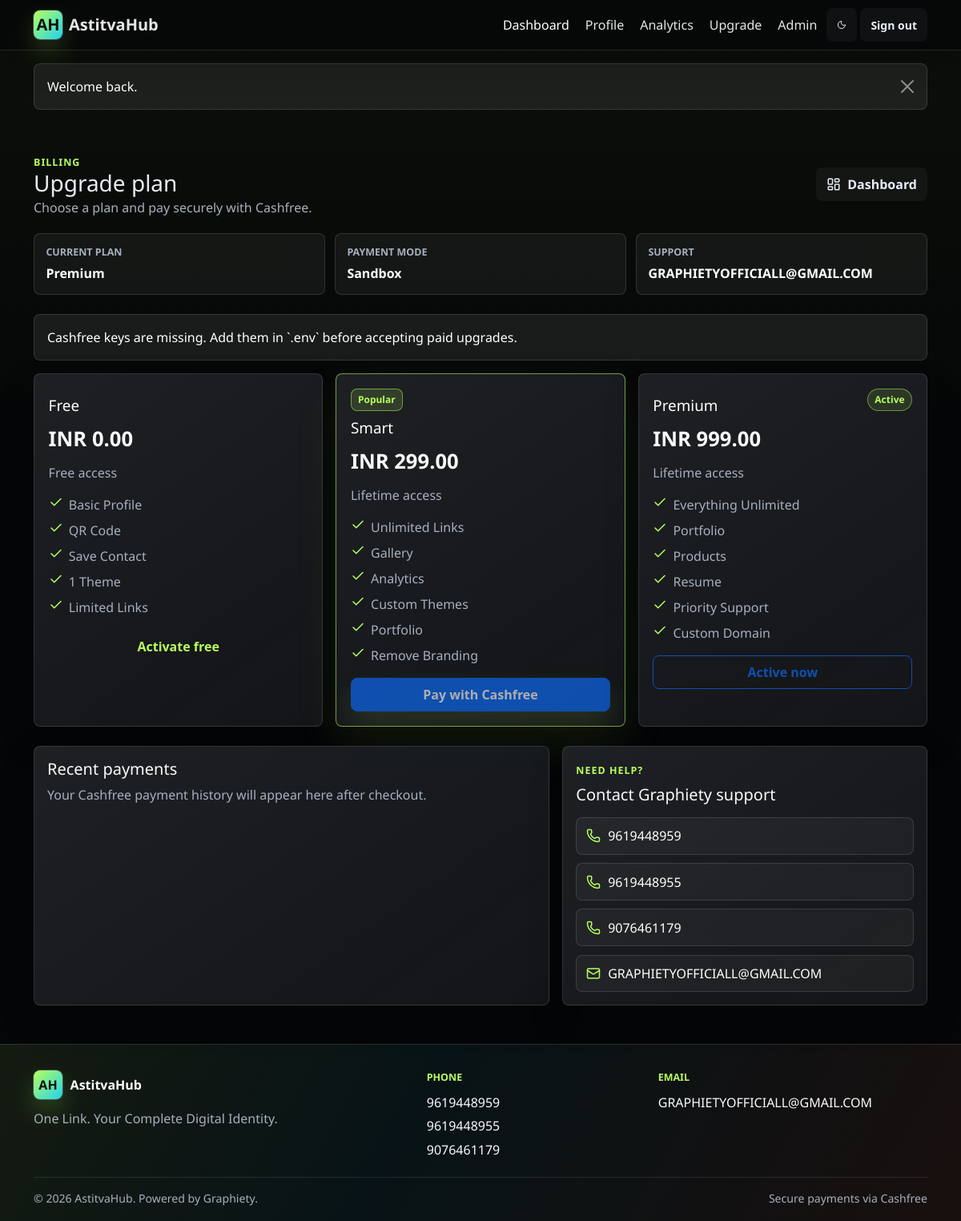
The app's page /dashboard/upgrade (signed in) with its own data.
### tables this page shows
CREATE TABLE subscriptions (
    id BIGINT UNSIGNED AUTO_INCREMENT PRIMARY KEY,
    user_id BIGINT UNSIGNED NOT NULL,
    plan_id BIGINT UNSIGNED NOT NULL,
    status ENUM('active','expired','cancelled','pending') NOT NULL DEFAULT 'active',
    starts_at DATETIME NOT NULL DEFAULT CURRENT_TIMESTAMP,
    ends_at DATETIME NULL,
    is_lifetime TINYINT(1) NOT NULL DEFAULT 1,
    created_at DATETIME NOT NULL DEFAULT CURRENT_TIMESTAMP,
    updated_at DATETIME NOT NULL DEFAULT CURRENT_TIMESTAMP ON UPDATE CURRENT_TIMESTAMP,
    CONSTRAINT subscriptions_user_fk
        FOREIGN KEY (user_id) REFERENCES users(id) ON DELETE CASCADE,
    CONSTRAINT subscriptions_plan_fk
        FOREIGN KEY (plan_id) REFERENCES plans(id) ON DELETE RESTRICT,
    KEY subscriptions_user_status_index (user_id, status),
    KEY subscriptions_plan_index (plan_id)
);

CREATE TABLE plans (
    id BIGINT UNSIGNED AUTO_INCREMENT PRIMARY KEY,
    name VARCHAR(120) NOT NULL,
    slug VARCHAR(120) NOT NULL,
    price DECIMAL(10,2) NOT NULL DEFAULT 0.00,
    currency CHAR(3) NOT NULL DEFAULT 'INR',
    billing_type ENUM('free','lifetime','monthly','yearly') NOT NULL DEFAULT 'lifetime',
    features_json JSON NULL,
    max_links INT UNSIGNED NULL,
    max_gallery_items INT UNSIGNED NULL,
    analytics_enabled TINYINT(1) NOT NULL DEFAULT 0,
    custom_themes_enabled TINYINT(1) NOT NULL DEFAULT 0,
    remove_branding_enabled TINYINT(1) NOT NULL DEFAULT 0,
    custom_domain_enabled TINYINT(1) NOT NULL DEFAULT 0,
    is_active TINYINT(1) NOT NULL DEFAULT 1,
    sort_order INT UNSIGNED NOT NULL DEFAULT 100,
    created_at DATETIME NOT NULL DEFAULT CURRENT_TIMESTAMP,
    updated_at DATETIME NOT NULL DEFAULT CURRENT_TIMESTAMP ON UPDATE CURRENT_TIMESTAMP,
    UNIQUE KEY plans_slug_unique (slug),
    KEY plans_active_sort_index (is_active, sort_order)
);

### app/Core/View.php (called while the page is built, shortened)
<?php
final class View
{
    public static function render(string $view, array $data = [], string $layout = 'layouts/app'): void
    {
        $viewFile = app_path('Views/' . str_replace('.', '/', $view) . '.php');
        extract($data, EXTR_SKIP);
        require $viewFile;
    }
}

### app/Core/Controller.php (called while the page is built, shortened)
<?php
abstract class Controller
{
    protected function view(string $view, array $data = [], string $layout = 'layouts/app'): void
    {
        View::render($view, $data, $layout);
    }
}

### app/Controllers/DashboardController.php (called while the page is built, shortened)
<?php
final class DashboardController extends Controller
{
    public function upgrade(): void
    {
        $user = $this->requireAuth();
        $profile = Profile::findByUserId((int) $user['id']);
        $plans = Database::fetchAll('SELECT * FROM plans WHERE is_active = 1 ORDER BY sort_order, price');
        $payment = new CashfreePaymentService();
        $this->view('dashboard/upgrade', [
            'title' => 'Upgrade Plan',
            'user' => $user,
            'profile' => $profile,
            'plans' => $plans,
            'subscription' => $this->activeSubscription((int) $user['id']),
            'payments' => $this->recentPayments((int) $user['id']),
            'paymentReady' => $payment->isConfigured(),
            'paymentMode' => $payment->mode(),
        ]);
    }
    private function activeSubscription(int $userId): ?array
    {
        return Database::fetch(
            'SELECT s.*, p.name AS plan_name, p.slug AS plan_slug, p.price, p.currency
             FROM subscriptions s
             JOIN plans p ON p.id = s.plan_id
             WHERE s.user_id = ? AND s.status = "active"
             ORDER BY s.id DESC
             LIMIT 1',
            [$userId]
        );
    }
    private function recentPayments(int $userId): array
    {
        return Database::fetchAll(
            'SELECT * FROM payments WHERE user_id = ? ORDER BY id DESC LIMIT 8',
            [$userId]
        );
    }
}

### public/index.php (called while the page is built, shortened)
<?php
require BASE_PATH . '/app/Support/helpers.php';
$request = new Request();
$router = new Router();
$router->dispatch($request);

### app/Support/helpers.php (called while the page is built, shortened)
<?php
if (!function_exists('base_path')) {
    function base_path(string $path = ''): string
    {
        return BASE_PATH . ($path ? DIRECTORY_SEPARATOR . ltrim($path, DIRECTORY_SEPARATOR) : '');
    }
}
if (!function_exists('config')) {
    function config(?string $key = null, mixed $default = null): mixed
    {
        static $config = null;
        if ($config === null) {
            $config = [
                'app' => require base_path('config/app.php'),
                'database' => require base_path('config/database.php'),
                'category_fields' => require base_path('config/category_fields.php'),
                'payment' => require base_path('config/payment.php'),
            ];
        }
        $value = $config;
        foreach (explode('.', $key) as $segment) {
            $value = $value[$segment];
        }
        return $value;
    }
}
if (!function_exists('detect_base_url')) {
    function detect_base_url(): string
    {
        $configured = config('app.url');
        $https = (!empty($_SERVER['HTTPS']) && $_SERVER['HTTPS'] !== 'off') || (($_SERVER['SERVER_PORT'] ?? null) == 443);
        $scheme = $https ? 'https' : 'http';
        $host = $_SERVER['HTTP_HOST'] ?? 'localhost';
        $script = str_replace('\\', '/', $_SERVER['SCRIPT_NAME'] ?? '/index.php');
        $base = rtrim(str_replace('/index.php', '', $script), '/');
        return $scheme . '://' . $host . $base;
    }
}
if (!function_exists('url')) {
    function url(string $path = ''): string
    {
        $base = rtrim(detect_base_url(), '/');
        return $base . ($path ? '/' . ltrim($path, '/') : '');
    }
}
if (!function_exists('h')) {
    function h(mixed $value): string
    {
        return htmlspecialchars((string) $value, ENT_QUOTES | ENT_SUBSTITUTE, 'UTF-8');
    }
}
if (!function_exists('money')) {
    function money(int|float $amount, string $currency = 'USD'): string
    {
        return strtoupper($currency) . ' ' . number_format((float) $amount, 2);
    }
}

### app/Core/Database.php (called while the page is built, shortened)
<?php
final class Database
{
    private static ?PDO $connection = null;
    public static function connection(): PDO
    {
        if (self::$connection instanceof PDO) {
            return self::$connection;
        }
        $db = config('database');
        $dsn = sprintf(
            'mysql:host=%s;port=%s;dbname=%s;charset=%s',
            $db['host'],
            $db['port'],
            $db['database'],
            $db['charset']
        );
        try {
            self::$connection = new PDO($dsn, $db['username'], $db['password'], [
                PDO::ATTR_ERRMODE => PDO::ERRMODE_EXCEPTION,
                PDO::ATTR_DEFAULT_FETCH_MODE => PDO::FETCH_ASSOC,
                PDO::ATTR_EMULATE_PREPARES => false,
            ]);
        } catch (PDOException $exception) {
            if (config('app.debug')) {
                throw $exception;
            }
            http_response_code(500);
            exit('Database connection failed.');
        }
        return self::$connection;
    }
    public static function fetch(string $sql, array $bindings = []): ?array
    {
        $stmt = self::connection()->prepare($sql);
        $stmt->execute($bindings);
        $row = $stmt->fetch();
        return $row ?: null;
    }
    public static function fetchAll(string $sql, array $bindings = []): array
    {
        $stmt = self::connection()->prepare($sql);
        $stmt->execute($bindings);
        return $stmt->fetchAll();
    }
}

### app/Views/dashboard/upgrade.php (the view, shortened to what this page needs)
<?php
$plans = $plans ?? [];
$subscription = $subscription ?? null;
$payments = $payments ?? [];
$activePlanId = (int) ($subscription['plan_id'] ?? 0);
$phones = config('app.contact.phones', []);
$email = config('app.contact.email');
?>
<section class="container pb-5 upgrade-page">
    <div class="dashboard-header">
        <div>
            <span class="eyebrow">Billing</span>
            <h1 class="h3 mb-0">Upgrade plan</h1>
            <p class="text-secondary mb-0">Choose a plan and pay securely with Cashfree.</p>
        </div>
        <a class="btn btn-outline-secondary d-inline-flex align-items-center gap-2" href="<?= h(url('dashboard')) ?>">
            <i data-lucide="layout-dashboard"></i><span>Dashboard</span>
        </a>
    </div>
    <div class="upgrade-status mb-4">
        <div>
            <span>Current plan</span>
            <strong><?= h($subscription['plan_name'] ?? 'Free') ?></strong>
        </div>
        <div>
            <span>Payment mode</span>
            <strong><?= h(ucfirst((string) ($paymentMode ?? 'sandbox'))) ?></strong>
        </div>
        <div>
            <span>Support</span>
            <strong><?= h($email) ?></strong>
        </div>
    </div>
    <?php if (!$paymentReady): ?>
        <div class="alert alert-warning">
            Cashfree keys are missing. Add them in `.env` before accepting paid upgrades.
        </div>
    <?php endif; ?>
    <div class="row g-3">
        <?php foreach ($plans as $plan): ?>
            <?php
            $features = json_decode((string) ($plan['features_json'] ?? '[]'), true) ?: [];
            $isActive = $activePlanId === (int) $plan['id'];
            $isPaid = (float) $plan['price'] > 0;
            $isPopular = ($plan['slug'] ?? '') === 'smart';
            ?>
            <div class="col-md-4">
                <article class="home-plan upgrade-plan <?= $isPopular ? 'is-popular' : '' ?>">
                    <div class="upgrade-plan-head">
                        <div>
                            <?php if ($isPopular): ?><span class="plan-badge">Popular</span><?php endif; ?>
                            <h2><?= h($plan['name']) ?></h2>
                        </div>
                        <?php if ($isActive): ?><span class="active-plan-badge">Active</span><?php endif; ?>
                    </div>
                    <div class="plan-price"><?= h(money((float) $plan['price'], $plan['currency'])) ?></div>
                    <p class="text-secondary"><?= h(ucfirst((string) $plan['billing_type'])) ?> access</p>
                    <ul>
                        <?php foreach ($features as $feature): ?>
                            <li><i data-lucide="check"></i><span><?= h($feature) ?></span></li>
                        <?php endforeach; ?>
                    </ul>
                    <form method="post" action="<?= h(url('dashboard/upgrade')) ?>">
                        <button
                            class="btn <?= $isPopular ? 'btn-primary' : 'btn-outline-primary' ?> w-100"
                            type="submit"
                            <?= ($isActive || ($isPaid && !$paymentReady)) ? 'disabled' : '' ?>
                        >
                            <?php if ($isActive): ?>
                                Active now
                            <?php elseif ($isPaid): ?>
                                Pay with Cashfree
                            <?php else: ?>
                                Activate free
                            <?php endif; ?>
                        </button>
                    </form>
                </article>
            </div>
        <?php endforeach; ?>
    </div>
    <div class="row g-3 mt-2">
        <div class="col-lg-7">
            <div class="card h-100">
                <div class="card-body">
                    <h2 class="h5">Recent payments</h2>
                    <?php if ($payments): ?>
                        <div class="table-responsive">
                            <table class="table align-middle payment-table">
                                <thead>
                                <tr>
                                    <th>Plan</th>
                                    <th>Amount</th>
                                    <th>Status</th>
                                    <th>Order</th>
                                </tr>
                                </thead>
                                <tbody>
                                <?php foreach ($payments as $payment): ?>
                                    <tr>
                                        <td><?= h($payment['plan_name']) ?></td>
                                        <td><?= h(money((float) $payment['amount'], $payment['currency'])) ?></td>
                                        <td><span class="payment-status payment-status-<?= h($payment['status']) ?>"><?= h($payment['status']) ?></span></td>
                                        <td class="text-truncate" style="max-width: 180px"><?= h($payment['transaction_id']) ?></td>
                                    </tr>
                                <?php endforeach; ?>
                                </tbody>
                            </table>
                        </div>
                    <?php else: ?>
                        <p class="text-secondary mb-0">Your Cashfree payment history will appear here after checkout.</p>
                    <?php endif; ?>
                </div>
            </div>
        </div>
        <div class="col-lg-5">
            <div class="card h-100 support-card">
                <div class="card-body">
                    <span class="eyebrow">Need help?</span>
                    <h2 class="h5 mt-2">Contact Graphiety support</h2>
                    <div class="support-list">
                        <?php foreach ($phones as $phone): ?>
                            <a href="tel:<?= h($phone) ?>"><i data-lucide="phone"></i><span><?= h($phone) ?></span></a>
                        <?php endforeach; ?>
                        <a href="mailto:<?= h(strtolower((string) $email)) ?>"><i data-lucide="mail"></i><span><?= h($email) ?></span></a>
                    </div>
                </div>
            </div>
        </div>
    </div>
</section>

### app/Core/Router.php (shortened to what this page needs)
<?php
final class Router
{
    private array $routes = [];
    private function add(string $method, string $uri, array $action): void
    {
        $this->routes[] = [
            'method' => $method,
            'uri' => '/' . trim($uri, '/'),
            'action' => $action,
        ];
    }
    public function dispatch(Request $request): void
    {
        $path = $this->path();
        $method = $request->method();
        foreach ($this->routes as $route) {
            if ($route['method'] !== $method) {
                continue;
            }
            $params = $this->match($route['uri'], $path);
            if ($params === null) {
                continue;
            }
            [$controller, $handler] = $route['action'];
            $instance = new $controller();
            $instance->$handler(...array_values($params));
            return;
        }
    }
    private function path(): string
    {
        $path = parse_url($_SERVER['REQUEST_URI'] ?? '/', PHP_URL_PATH) ?: '/';
        $path = '/' . trim($path, '/');
        return $path === '/' ? '/' : rtrim($path, '/');
    }
    private function match(string $route, string $path): ?array
    {
        if ($route === $path) {
            return [];
        }
        $pattern = preg_replace_callback('/\{([a-zA-Z_][a-zA-Z0-9_]*)\}/', function (array $matches): string {
            return '(?P<' . $matches[1] . '>[A-Za-z0-9_.@-]+)';
        }, $route);
        $pattern = '#^' . $pattern . '$#';
        if (!preg_match($pattern, $path, $matches)) {
            return null;
        }
        $params = [];
        return $params;
    }
}

### records on screen
subscriptions: plan.name "Premium"
plans: name "Free", price+currency "INR 0.00", billing_type "Free", features_json "Basic Profile", features_json "QR Code", features_json "Save Contact", features_json "1 Theme", features_json "Limited Links", shows "Activate free"
plans: slug "Popular", name "Smart", price+currency "INR 299.00", billing_type "Lifetime", features_json "Unlimited Links", features_json "Gallery", features_json "Analytics", features_json "Custom Themes", features_json "Portfolio", features_json "Remove Branding", shows "Pay with Cashfree"
plans: name "Premium", shows "Active", price+currency "INR 999.00", billing_type "Lifetime", features_json "Everything Unlimited", features_json "Portfolio", features_json "Products", features_json "Resume", features_json "Priority Support", features_json "Custom Domain", shows "Active now"

### other values on screen
$message "Welcome back."
$phone "9619448959"
$phone "9619448955"
$phone "9076461179"
